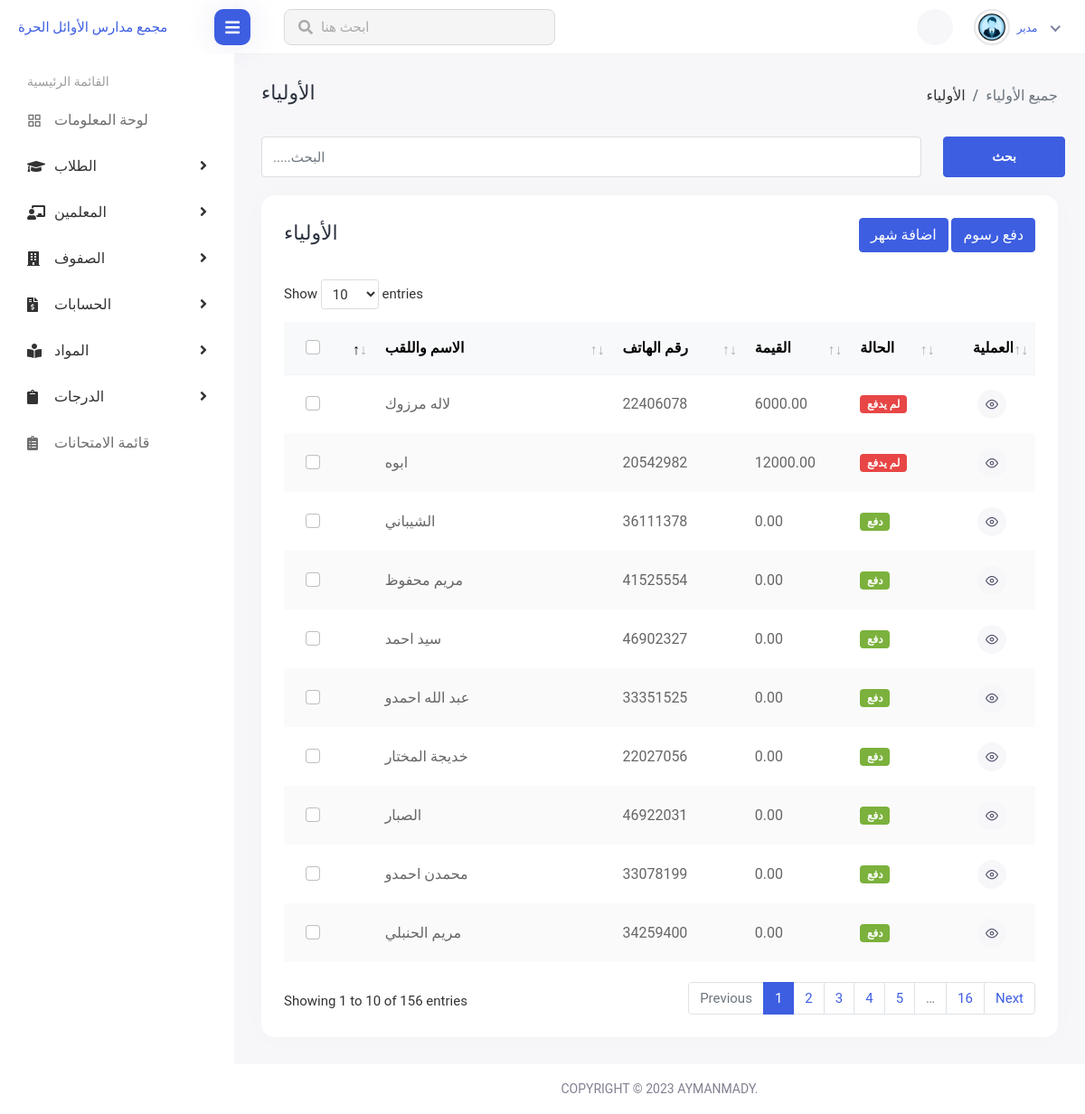
Page /parentaccounts/ on the committed database.
### mainapp/models.py (models this page shows, shortened)
class Parent(models.Model):
    nom = models.CharField(max_length=50, blank=True, null=True)
    prenom = models.CharField(max_length=50, blank=True, null=True)
    mobile = models.CharField(max_length=12, null=True, blank=True)
    mobile2 = models.CharField(max_length=12, null=True, blank=True)
    date_inscription = models.DateField(null=True, blank=True)
    frais_mensuels = models.DecimalField(max_digits=10, decimal_places=2, null=True, default=0, blank=True)
    def get_montant_restant(self):
        mois_impayes = ParentmoisPayment.objects.filter(id_parent=self.id, pay=False)
        montant_restant = self.frais_mensuels * mois_impayes.count()
        return montant_restant

### mainapp/views.py (the view)
# urls.py: path('parentaccounts/', views.parentaccounts, name="parentaccounts"),
def parentaccounts(request):
    all_parent= Parent.objects.all()
    return render(request,"parentaccounts/index.html",{"parents": all_parent,"navbar":'parentaccounts'})

### mainapp/templates/parentaccounts/index.html (shortened to what this page needs)
{% extends 'navbar.html' %}
{% block content %}
<div class="content container-fluid">
<div class="page-header">
<div class="row">
<div class="col-sm-12">
<div class="page-sub-header">
<h3 class="page-title">الأولياء</h3>
<ul class="breadcrumb">
<li class="breadcrumb-item"><a href="students.html">الأولياء</a></li>
<li class="breadcrumb-item active">جميع الأولياء</li>
</ul>
</div>
</div>
</div>
</div>
<div class="student-group-form">
<div class="row">
<div class="col-lg-10 col-md-6">
<div class="form-group">
  <input type="text" class="form-control" id="searchInput"  placeholder=".....البحث">
</div>
</div>
<div class="col-lg-2">
<div class="search-student-btn">
<button type="btn" class="btn btn-primary">بحث</button>
</div>
</div>
</div>
</div>
<div class="row">
<div class="col-sm-12">
<div class="card card-table comman-shadow">
<div class="card-body">
<div class="page-header">
<div class="row align-items-center">
<div class="col">
<h3 class="page-title">الأولياء</h3>
</div>
<div class="col-auto text-end float-end ms-auto download-grp">
<a  href="{% url 'add_mois' %}" class="btn btn-primary">اضافة شهر</a>
<a  href="{% url 'add_payment' %}" class="btn btn-primary">دفع رسوم</a>
</div>
</div>
</div>
<div class="table-responsive">
<table class="table border-0 star-student table-hover table-center mb-0 datatable table-striped" id="dataTable">
<thead class="student-thread">
<tr>
<th>
<div class="form-check check-tables">
<input class="form-check-input" type="checkbox" value="something">
</div>
</th>
<th>الاسم واللقب</th>
<th>رقم الهاتف</th>
<th>القيمة</th>
<th>الحالة</th>
<th class="text-end">العملية</th>
</tr>
</thead>
<tbody>
{% for i in parents %}
<tr>
         <td>
        <div class="form-check check-tables">
        <input class="form-check-input" type="checkbox" value="something">
        </div>
        </td>
        <td>{{i.nom}} </td>
        <td>{{i.mobile}}</td>
        <td>{{i.get_montant_restant}}</td>
    <td>{% if i.get_montant_restant > 0 %} <span class="badge badge-danger">لم يدفع</span>{% else %} <span class="badge badge-success">دفع</span>{% endif %}</td>
        <td class="text-end">
        <div class="actions ">
        <a href="/parent_history/{{i.id}}" class="btn btn-sm bg-success-light me-2 ">
        <i class="feather-eye"></i>
        </a>
        </div>
        </td>
        </tr>
{% endfor %}
</tbody>
</table>
</div>
</div>
</div>
</div>
</div>
{% endblock %}

### rows in the picture
Parent: nom "لاله مرزوك", mobile "22406078", get_montant_restant "6000.00", shows "لم يدفع"
Parent: nom "ابوه", mobile "20542982", get_montant_restant "12000.00", shows "لم يدفع"
Parent: nom "الشيباني", mobile "36111378", get_montant_restant "0.00", shows "دفع"
Parent: nom "مريم محفوظ", mobile "41525554", get_montant_restant "0.00", shows "دفع"
Parent: nom "سيد احمد", mobile "46902327", get_montant_restant "0.00", shows "دفع"
Parent: nom "عبد الله احمدو", mobile "33351525", get_montant_restant "0.00", shows "دفع"
Parent: nom "خديجة المختار", mobile "22027056", get_montant_restant "0.00", shows "دفع"
Parent: nom "الصبار", mobile "46922031", get_montant_restant "0.00", shows "دفع"
Parent: nom "محمدن احمدو", mobile "33078199", get_montant_restant "0.00", shows "دفع"
Parent: nom "مريم الحنبلي", mobile "34259400", get_montant_restant "0.00", shows "دفع"
